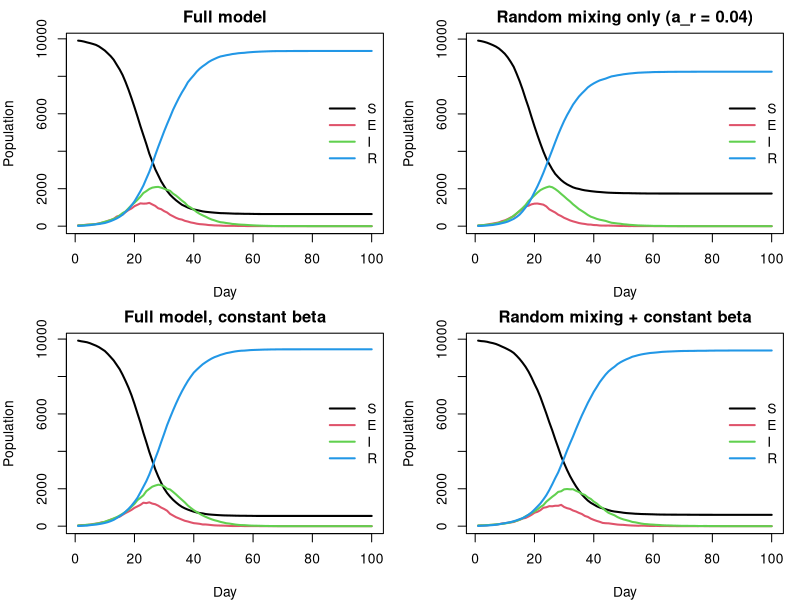

R code for this plot:
start <- Sys.time()
## ===============================================================
##        Practical 2 — Social Structure in SEIR Models
## ===============================================================
## What you get:
## (1) make_households()  : build household vector h
## (2) get_net()          : build regular-contact network alink
## (3) nseir()            : SEIR simulator with household/network/random mixing
## (4) plot_seir()        : tidy plotting for S/E/I/R counts
## (5) compare_four()     : runs the four required scenarios + 2x2 plot

## ===============================================================

## -------------------------
## (1) Households generator
## -------------------------
make_households <- function(n, hmax = 5, seed = NULL) {
  stopifnot(n >= 1, hmax >= 1)
  if (!is.null(seed)) set.seed(seed)
  
  ## Build random household sizes ~ Uniform{1,...,hmax} until we reach n
  sizes <- integer(0)
  while (sum(sizes) < n) sizes <- c(sizes, sample(1:hmax, 1))
  if (sum(sizes) > n) sizes[length(sizes)] <- sizes[length(sizes)] - (sum(sizes) - n)
  
  ## Assign people to households (household IDs 1..H)
  H   <- length(sizes)
  ids <- rep(seq_len(H), times = sizes)
  h   <- sample(ids, length(ids), replace = FALSE)  # shuffle people across IDs
  h
}

## ----------------------------------
## (2) Regular-contact network (alink)
## ----------------------------------
## Returns a list alink where alink[[i]] is the vector of i's regular (non-household) contacts.
## Two methods:
##   - method="exact": create an undirected edge (i,j) with probability
##         p_ij = min(1, nc * beta_i * beta_j / (mean(beta)^2 * (n-1)))
##     for non-household pairs only. This matches the brief exactly but is O(n^2).
##   - method="approx" (default): for each i, sample ~nc partners from non-household
##     candidates with probability ∝ beta_j, adding symmetric edges. This is fast (≈O(n*nc))
##     and yields the intended expected degrees; good for n up to ~10k.
get_net <- function(beta, h, nc = 15, method = c("approx", "exact"), seed = NULL) {
  method <- match.arg(method)
  if (!is.null(seed)) set.seed(seed)
  n <- length(beta); stopifnot(length(h) == n, nc >= 0)
  alink <- vector("list", n)
  beta_bar <- mean(beta)
  
  if (method == "approx") {
    for (i in seq_len(n)) {
      cand <- which(h != h[i])
      cand <- cand[cand != i]
      if (!length(cand)) next
      target <- min(nc, length(cand))
      if (target == 0) next
      pick <- sample(cand, size = target, replace = FALSE, prob = beta[cand])
      for (j in pick) {
        if (!(j %in% alink[[i]])) alink[[i]] <- c(alink[[i]], j)
        if (!(i %in% alink[[j]])) alink[[j]] <- c(alink[[j]], i)
      }
    }
  } else {  # exact Chung–Lu style probability, O(n^2)
    c0 <- nc / (beta_bar^2 * (n - 1))
    for (i in seq_len(n - 1)) {
      cand <- (i + 1):n
      cand <- cand[h[cand] != h[i]]             # exclude same-household
      if (!length(cand)) next
      pij <- pmin(1, c0 * beta[i] * beta[cand]) # edge probs
      hits <- runif(length(cand)) < pij
      js <- cand[hits]
      if (!length(js)) next
      alink[[i]] <- c(alink[[i]], js)
      for (j in js) alink[[j]] <- c(alink[[j]], i)
    }
  }
  alink
}

## -------------------------------
## (3) SEIR with social structure
## -------------------------------
## states: 1=S, 2=E, 3=I, 4=R
## alpha = c(alpha_h, alpha_c, alpha_r)  (household, network, random mixing)
## delta: P(I -> R) per day
## gamma: P(E -> I) per day
## pinf : initial infected proportion (start directly in I)
nseir <- function(beta, h, alink,
                  alpha = c(0.1, 0.01, 0.01),
                  delta = 0.2, gamma = 0.4,
                  nc = 15, nt = 100, pinf = 0.005,
                  seed = NULL,
                  exact_random_mix = FALSE) {
  if (!is.null(seed)) set.seed(seed)
  n <- length(beta)
  stopifnot(length(h) == n, length(alink) == n, length(alpha) == 3)
  
  a_h <- alpha[1]; a_c <- alpha[2]; a_r <- alpha[3]
  beta_bar <- mean(beta)
  
  ## Initial states
  S <- rep(1L, n)
  I0 <- sample.int(n, size = max(1L, floor(n * pinf)))
  S[I0] <- 3L  # Infectious at t=1
  
  out <- matrix(NA_integer_, nrow = nt, ncol = 4)
  colnames(out) <- c("S","E","I","R")
  
  for (t in seq_len(nt)) {
    isS <- (S == 1L); isE <- (S == 2L); isI <- (S == 3L)
    
    idxS <- which(isS)
    p_hh  <- rep(0, length(idxS))
    p_net <- rep(0, length(idxS))
    p_mix <- rep(0, length(idxS))
    
    ## (A) Household infections: 1 - (1 - a_h)^(# infectious in household)
    if (a_h > 0) {
      I_counts <- tapply(isI, h, sum)                   # infectious per household
      hh_counts <- I_counts[as.character(h[idxS])]
      hh_counts[is.na(hh_counts)] <- 0
      p_hh <- 1 - (1 - a_h)^(hh_counts)
    }
    
    ## (B) Regular-network infections: 1 - (1 - a_c)^(# infectious neighbors)
    if (a_c > 0) {
      isI_num <- as.integer(isI)
      kinf <- vapply(alink[idxS], function(v) if (length(v)) sum(isI_num[v]) else 0L, integer(1L))
      p_net <- 1 - (1 - a_c)^(kinf)
    }
    
    ## (C) Random mixing:
    ## Exact definition: per pair (i in I, j in S), P(i infects j) =
    ##   a_r * nc * beta_i * beta_j / (beta_bar^2 * (n-1)).
    ## Combine across all infectives i to get j's overall probability.
    if (a_r > 0) {
      c0 <- a_r * nc / (beta_bar^2 * (n - 1))
      if (!exact_random_mix) {
        ## Fast hazard approximation: p = 1 - exp(- c0 * beta_j * sum(beta_i over I))
        sum_beta_I <- sum(beta[isI])
        lam <- c0 * beta[idxS] * sum_beta_I
        p_mix <- 1 - exp(-lam)
      } else {
        ## Exact product over infectious set: p = 1 - Π_i (1 - c0 * beta_j * beta_i)
        bi <- beta[isI]
        for (k in seq_along(idxS)) {
          bj <- beta[idxS[k]]
          p_mix[k] <- 1 - exp(sum(log1p(-c0 * bj * bi)))
        }
      }
    }
    
    ## Combine independent channels
    p_inf <- 1 - (1 - p_hh) * (1 - p_net) * (1 - p_mix)
    p_inf[p_inf < 0] <- 0; p_inf[p_inf > 1] <- 1
    
    ## Transitions (synchronous updates)
    newE_idx <- idxS[ runif(length(idxS)) < p_inf ]
    idxE <- which(isE)
    newI_idx <- idxE[ runif(length(idxE)) < gamma ]
    idxI <- which(isI)
    newR_idx <- idxI[ runif(length(idxI)) < delta ]
    
    if (length(newE_idx)) S[newE_idx] <- 2L
    if (length(newI_idx)) S[newI_idx] <- 3L
    if (length(newR_idx)) S[newR_idx] <- 4L
    
    out[t,] <- c(sum(S==1L), sum(S==2L), sum(S==3L), sum(S==4L))
  }
  
  data.frame(day = 1:nt, out, row.names = NULL)
}

## ----------------
## (4) Nice plotting
## ----------------
plot_seir <- function(res, main = "", legend_pos = "right") {
  matplot(res$day, res[,c("S","E","I","R")],
          type = "l", lty = 1, lwd = 2, xlab = "Day", ylab = "Population",
          main = main, col = 1:4)
  legend(legend_pos, bty = "n", legend = c("S","E","I","R"),
         lty = 1, lwd = 2, col = 1:4)
}

## -------------------------------
## (5) The four required scenarios
## -------------------------------
## Scenarios:
##   1) Full model with default parameters.
##   2) Remove household + regular network; keep equal average contacts via random mixing:
##        alpha_h = alpha_c = 0, alpha_r = 0.04
##   3) Full model but set beta to its mean (constant sociability).
##   4) Combine (2) and (3): constant beta + random mixing only.
compare_four <- function(n = 3000, hmax = 5, nc = 15, nt = 120,
                         alpha = c(0.1, 0.01, 0.01),
                         delta = 0.2, gamma = 0.4, pinf = 0.005,
                         seed = 1,
                         net_method = "approx",
                         mix_exact = FALSE) {
  set.seed(seed)
  beta <- runif(n, min = 0, max = 1)           # U(0,1) as specified
  h    <- make_households(n, hmax)             # households
  net  <- get_net(beta, h, nc, method = net_method)  # regular contacts
  
  ## 1) Full model
  res1 <- nseir(beta, h, net, alpha=alpha, delta=delta, gamma=gamma,
                nc=nc, nt=nt, pinf=pinf, exact_random_mix = mix_exact)
  
  ## 2) Random mixing only (keep average contacts via a_r = 0.04)
  alpha2 <- c(0, 0, 0.04)
  res2 <- nseir(beta, h, vector("list", n), alpha=alpha2, delta=delta, gamma=gamma,
                nc=nc, nt=nt, pinf=pinf, exact_random_mix = mix_exact)
  
  ## 3) Full model, constant beta
  beta_bar <- mean(beta)
  beta3 <- rep(beta_bar, n)
  res3 <- nseir(beta3, h, net, alpha=alpha, delta=delta, gamma=gamma,
                nc=nc, nt=nt, pinf=pinf, exact_random_mix = mix_exact)
  
  ## 4) Constant beta + random mixing only
  res4 <- nseir(beta3, h, vector("list", n), alpha=alpha2, delta=delta, gamma=gamma,
                nc=nc, nt=nt, pinf=pinf, exact_random_mix = mix_exact)
  
  ## 2x2 plots
  op <- par(mfrow=c(2,2), mar=c(4,4,2,1))
  on.exit(par(op))
  plot_seir(res1, main = "Full model")
  plot_seir(res2, main = "Random mixing only (a_r = 0.04)")
  plot_seir(res3, main = "Full model, constant beta")
  plot_seir(res4, main = "Random mixing + constant beta")
  
  invisible(list(full=res1, rand_only=res2, full_constbeta=res3, rand_constbeta=res4))
}

## --------------------------
## (Optional) quick smoke test
## --------------------------
# source("practical2_seir.R")
# out <- compare_four(n=2000, hmax=5, nc=15, nt=100, seed=42,
#                     net_method="approx", mix_exact=FALSE)
# str(out$full)

## ----------
## Team note:
## ----------
## - Aseel Alghamdi(S2901228): households + network +nseir core
## - Fenanda Dwitha Kurniasari(S2744048):  vectorization checks  +plotting + scenarios + report
## - Nurmawiya(S2822251): plotting + scenarios + report
## ===============================================================
compare_four (n=10000, hmax=5, nc=15, nt=100, alpha = c(0.1, 0.01, 0.01),
              delta = 0.2, gamma = 0.4, pinf = 0.005, seed = 1,
              net_method = "approx", mix_exact = FALSE)
end <- Sys.time()
end-start
